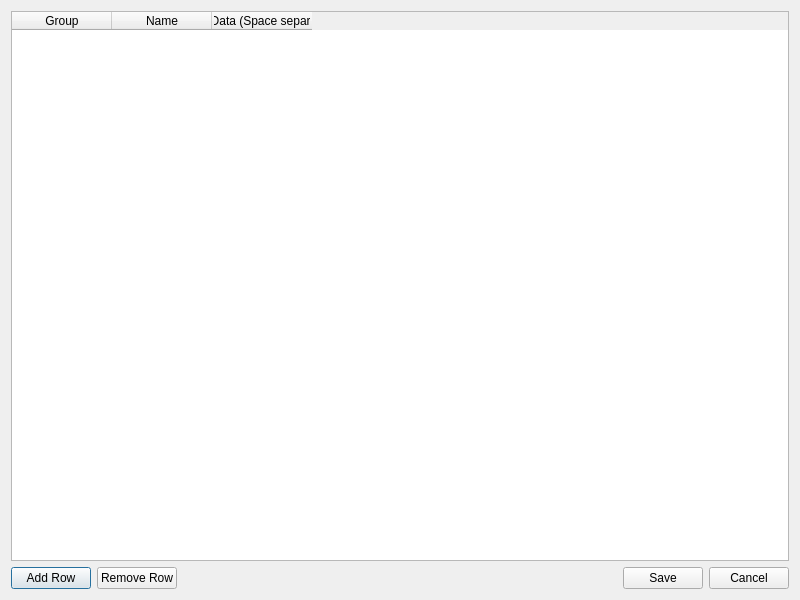
<?xml version="1.0" encoding="UTF-8"?>
<ui version="4.0">
 <class>CmdButtonDialog</class>
 <widget class="QDialog" name="CmdButtonDialog">
  <property name="geometry">
   <rect>
    <x>0</x>
    <y>0</y>
    <width>800</width>
    <height>600</height>
   </rect>
  </property>
  <property name="windowTitle">
   <string>Add Button</string>
  </property>
  <layout class="QVBoxLayout" name="verticalLayout">
   <item>
    <widget class="QTableWidget" name="tableCommands">
     <column>
      <property name="text">
       <string>Group</string>
      </property>
     </column>
     <column>
      <property name="text">
       <string>Name</string>
      </property>
     </column>
     <column>
      <property name="text">
       <string>Hex Data (Space separated)</string>
      </property>
     </column>
    </widget>
   </item>
   <item>
    <layout class="QHBoxLayout" name="horizontalLayout">
     <item>
      <widget class="QPushButton" name="buttonAdd">
       <property name="text">
        <string>Add Row</string>
       </property>
      </widget>
     </item>
     <item>
      <widget class="QPushButton" name="buttonRemove">
       <property name="text">
        <string>Remove Row</string>
       </property>
      </widget>
     </item>
     <item>
      <spacer name="horizontalSpacer">
       <property name="orientation">
        <enum>Qt::Horizontal</enum>
       </property>
       <property name="sizeHint" stdset="0">
        <size>
         <width>40</width>
         <height>20</height>
        </size>
       </property>
      </spacer>
     </item>
     <item>
      <widget class="QPushButton" name="buttonSave">
       <property name="text">
        <string>Save</string>
       </property>
      </widget>
     </item>
     <item>
      <widget class="QPushButton" name="buttonCancel">
       <property name="text">
        <string>Cancel</string>
       </property>
      </widget>
     </item>
    </layout>
   </item>
  </layout>
 </widget>
 <resources/>
 <connections/>
</ui>
